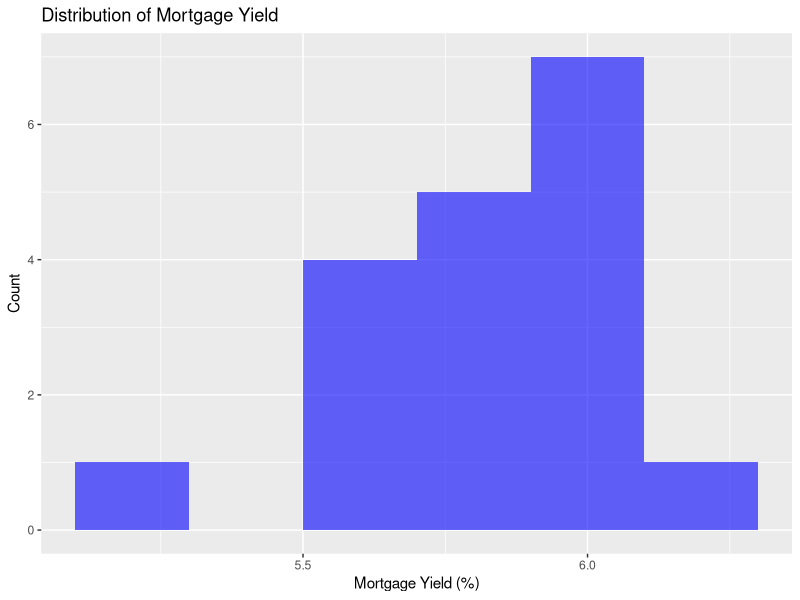
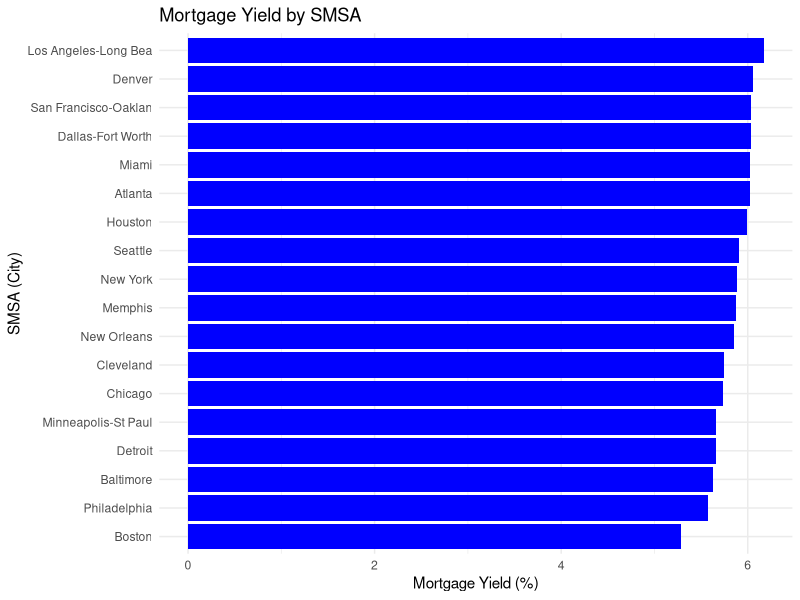
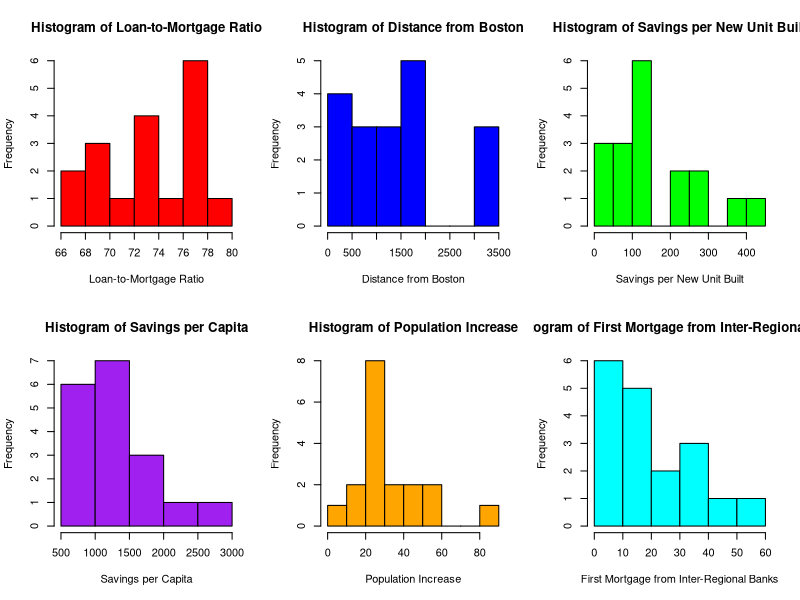
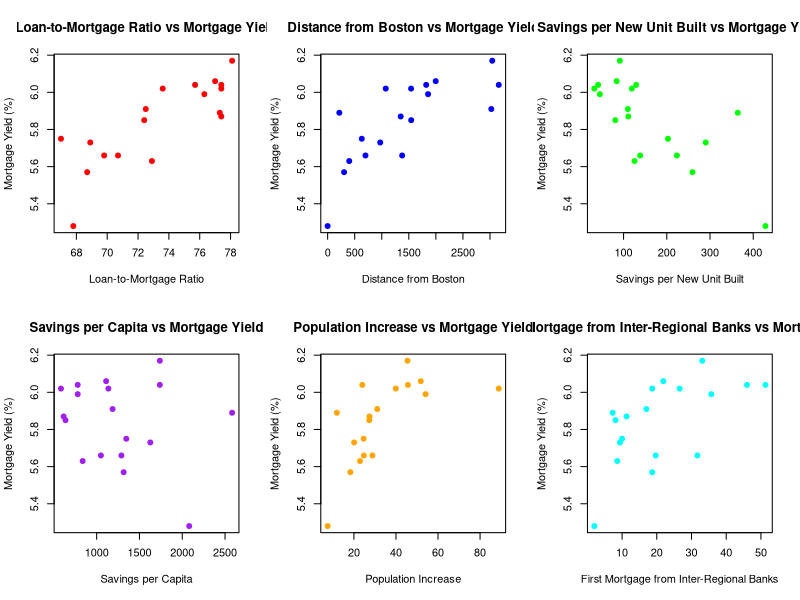
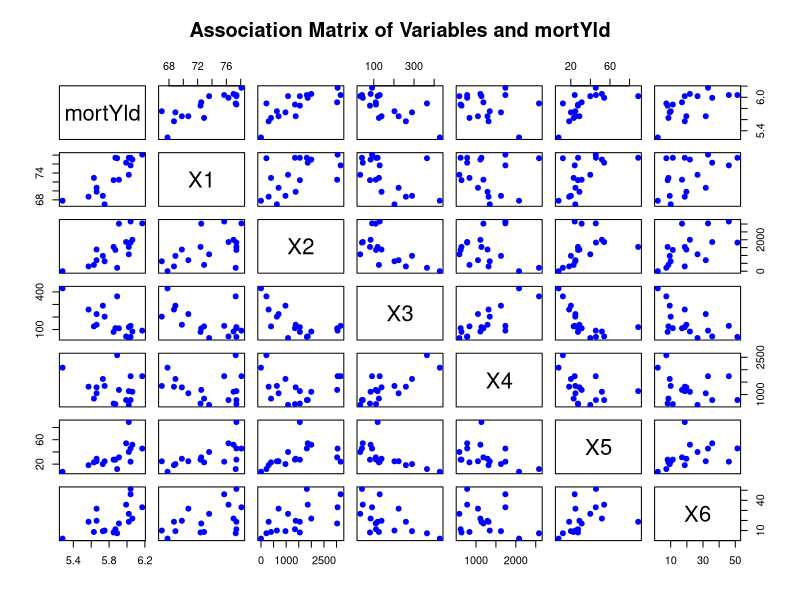
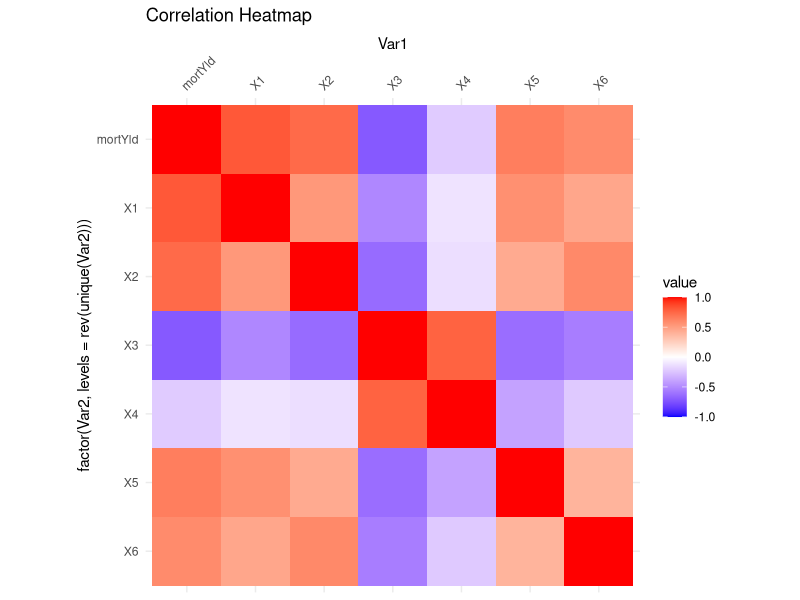
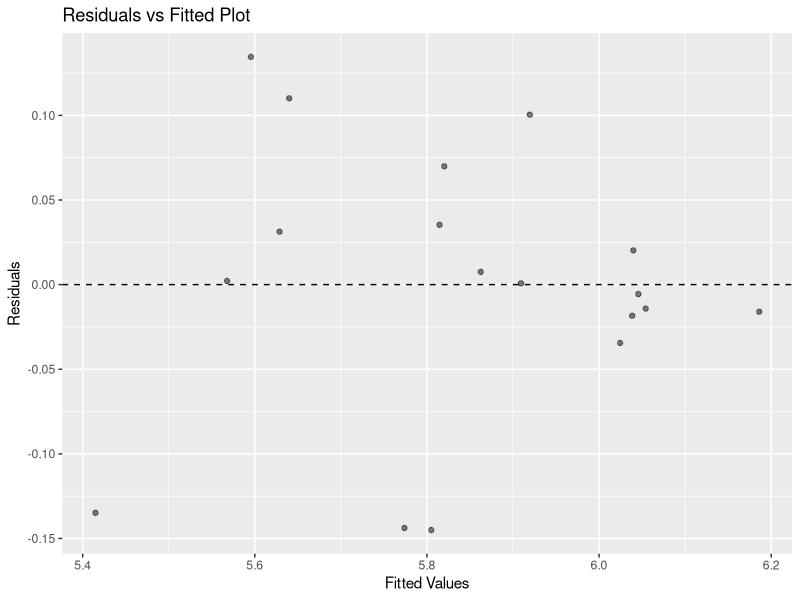
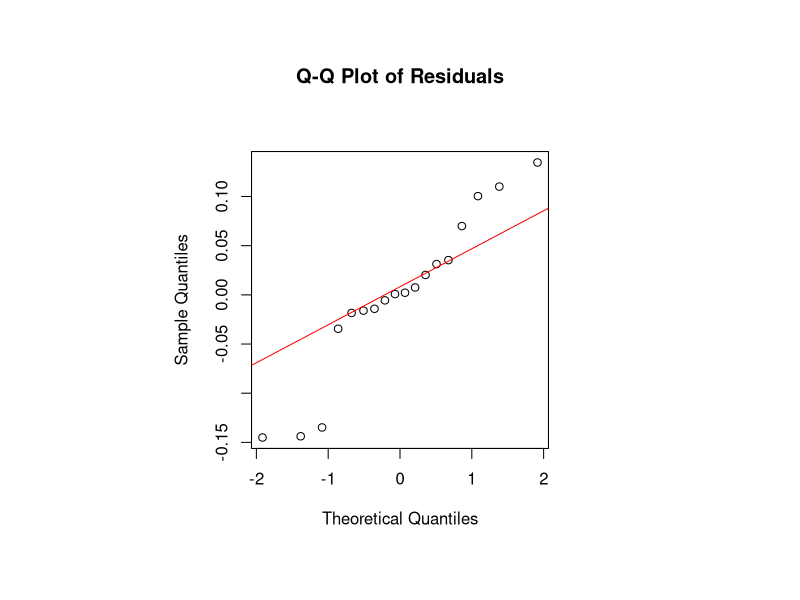

R code for these plots, in order:
## ---- chunk 1
# Load necessary libraries
library(ggplot2)
library(tidyverse)
library(dplyr)
library(knitr)
library(kableExtra)
library(xtable)
library(MASS)
library(car)
library(magrittr)

# Read data
df <- read.csv("myield.csv")

# Rename columns for easier reference
colnames(df) <- c("smsa", "mortYld", "X1", "X2", "X3", "X4", "X5", "X6")

# Display first few rows
kable(head(df), caption = "First few rows of the dataset") %>% kable_styling()
## ---- chunk 2
# Count missing values
colSums(is.na(df))

## ---- chunk 3
# Summary Statistics
summary_stats <- summary(df[, colnames(df) != "smsa"])
kable(summary_stats, caption = "Summary Statistics of Variables") %>% kable_styling()
## ---- chunk 4
# Histogram of Mortgage Yield
ggplot(df, aes(x = mortYld)) + 
  geom_histogram(binwidth = 0.2, fill = "blue", alpha = 0.6) +
  labs(title = "Distribution of Mortgage Yield", x = "Mortgage Yield (%)", y = "Count")

# Create a named vector where mortgage yield values are associated with their respective SMSAs
df <- df %>% arrange(desc(mortYld))  

# Create a better bar chart
ggplot(df, aes(x = reorder(smsa, mortYld), y = mortYld)) + 
  geom_bar(stat = "identity", fill = "blue") +
  coord_flip() +  # Flip coordinates to make labels readable
  labs(title = "Mortgage Yield by SMSA", x = "SMSA (City)", y = "Mortgage Yield (%)") +
  theme_minimal()


# Set up a 2x3 grid for multiple histograms
par(mfrow = c(2, 3))

# Define variable names
var_names <- c("Loan-to-Mortgage Ratio", "Distance from Boston", 
               "Savings per New Unit Built", "Savings per Capita", 
               "Population Increase", "First Mortgage from Inter-Regional Banks")

# Define colors for better visualization
hist_colors <- c("red", "blue", "green", "purple", "orange", "cyan")

# Loop through each variable (X1 to X6) and create a histogram
for (i in 1:6) {
  hist(df[[paste0("X", i)]], 
       main = paste("Histogram of", var_names[i]),
       xlab = var_names[i], 
       col = hist_colors[i], 
       border = "black")
}

# Reset plotting parameters to default
par(mfrow = c(1, 1))

## ---- chunk 5
# Set up a 2x3 grid for multiple scatter plots
par(mfrow = c(2, 3))

# Define variable names
var_names <- c("Loan-to-Mortgage Ratio", "Distance from Boston", 
               "Savings per New Unit Built", "Savings per Capita", 
               "Population Increase", "First Mortgage from Inter-Regional Banks")

# Define colors for better visualization
point_colors <- c("red", "blue", "green", "purple", "orange", "cyan")

# Loop through each variable (X1 to X6) and create a scatter plot with mortYld on the Y-axis
for (i in 1:6) {
  plot(df[[paste0("X", i)]], df$mortYld,
       main = paste(var_names[i], "vs Mortgage Yield"),
       xlab = var_names[i], ylab = "Mortgage Yield (%)",
       col = point_colors[i], pch = 19)
}

# Reset plotting parameters to default
par(mfrow = c(1, 1))

## ---- chunk 6
# Adjust the plotting window size to be square-like (you may need to resize RStudio plot panel)
par(mfrow = c(1, 1))  # Reset to 1x1 layout
par(mai = c(1, 1, 1, 1))  # Adjust margins to give more space around the plot
par(pin = c(10, 10))  # Set plot aspect ratio manually (width and height in inches)

# Select relevant numerical variables
selected_vars <- df[, c("mortYld", "X1", "X2", "X3", "X4", "X5", "X6")]

# Create the scatter plot matrix
pairs(selected_vars, 
      main = "Association Matrix of Variables and mortYld",
      col = "blue",   # Set color for points
      pch = 19)       # Use solid dots for points


## ---- chunk 7
# Correlation Matrix
# Compute correlation matrix
cor_matrix <- round(cor(df[,2:8]), 2)  # Excluding 'smsa'
kable(cor_matrix, caption = "Correlation Matrix") %>% kable_styling()
## ---- chunk 8
library(ggplot2)
library(reshape2)

# Convert correlation matrix to long format for heatmap
melted_cor <- melt(cor_matrix)

# Reverse the order of the y-axis (Var2) so that X1 appears at the top-left
ggplot(data = melted_cor, aes(x=Var1, y=factor(Var2, levels=rev(unique(Var2))), fill=value)) + 
  geom_tile() +
  scale_fill_gradient2(low="blue", high="red", mid="white", 
                       midpoint=0, limit=c(-1,1), space="Lab") +
  scale_x_discrete(position = "top") +  # Move X-axis labels to top
  theme_minimal() +
  coord_fixed() +
  theme(axis.text.x = element_text(angle = 45, hjust = 0)) + # Rotate labels for readability
  ggtitle("Correlation Heatmap")
## ---- chunk 9
# Pairwise Simple Regressions
models_simple <- lapply(1:6, function(i) {
  formula <- as.formula(paste("mortYld ~ X", i, sep = ""))
  lm(formula, data = df)
})

simple_summaries <- lapply(models_simple, summary)

data.frame(
  Predictor = paste0("X", 1:6),
  R_squared = sapply(simple_summaries, function(m) round(m$r.squared, 3)),
  p_value = sapply(simple_summaries, function(m) round(coef(m)[2,4], 4))
) %>%
  kable(caption = "Simple Linear Regressions: R² and p-values") %>%
  kable_styling()
## ---- chunk 10
# Null Model vs Full Model Comparison
null_model <- lm(mortYld ~ 1, data = df)
full_model <- lm(mortYld ~ X1 + X2 + X3 + X4 + X5 + X6, data = df)

anova(null_model, full_model)
## ---- chunk 11
# Fit linear regression model
model <- lm(mortYld ~ X1 + X2 + X3 + X4 + X5 + X6, data = df)

# Model summary
summary(model)

## ---- chunk 12
# Stepwise regression (both directions)
step_model <- stepAIC(model, direction = "both")
summary(step_model)
## ---- chunk 13
#model with interactions
interaction_model <- lm(mortYld ~ X1 * X3 * X4, data = df)

# Summary of the model
summary(interaction_model)

## ---- chunk 14
reduced_interaction_model <- lm(mortYld ~ X1 + X3 + X4 + X1:X3 + X1:X4 + X3:X4, data = df)
summary(reduced_interaction_model)
step_interaction_model <- stepAIC(lm(mortYld ~ X1 * X3 * X4, data = df), direction = "both")
summary(step_interaction_model)

## ---- chunk 15
# Compare model performances
adj_r2_compare <- data.frame(
  Model = c("Full Model", "Stepwise Model", "2-Way Interaction Model"),
  Adj_R2 = c(
    summary(full_model)$adj.r.squared,
    summary(step_model)$adj.r.squared,
    summary(reduced_interaction_model)$adj.r.squared
  )
)

kable(adj_r2_compare, caption = "Adjusted R² for Different Models") %>% kable_styling()

# Compare AIC
aic_compare <- AIC(full_model, step_model, reduced_interaction_model)
kable(aic_compare, caption = "AIC for Different Models") %>% kable_styling()

# Compare with ANOVA
anova(full_model, step_model, reduced_interaction_model)
## ---- chunk 16
# Compute Variance Inflation Factor (VIF)
vif_values <- vif(model)
kable(as.data.frame(vif_values), caption = "Variance Inflation Factors (VIF)") %>% kable_styling()

## ---- chunk 17
# Residuals vs Fitted Plot
ggplot(data.frame(fitted = fitted(model), residuals = resid(model)), aes(x = fitted, y = residuals)) +
  geom_point(alpha = 0.5) +
  geom_hline(yintercept = 0, linetype = "dashed") +
  labs(title = "Residuals vs Fitted Plot", x = "Fitted Values", y = "Residuals")
## ---- chunk 18
# QQ-Plot of Residuals
residuals <- resid(model)  # Extract residuals

# Set up a square plotting area
par(pty = "s")  

# Generate the Q-Q plot
qqnorm(residuals, main = "Q-Q Plot of Residuals") #Normal Q-Q Plot
qqline(residuals, col = "red")

# Reset plotting parameters (optional)
par(pty = "m")  
## ---- chunk 19
coeffs <- round(coef(model), 2)
kable(as.data.frame(coeffs), caption = "Final Model Coefficients") %>% kable_styling()
